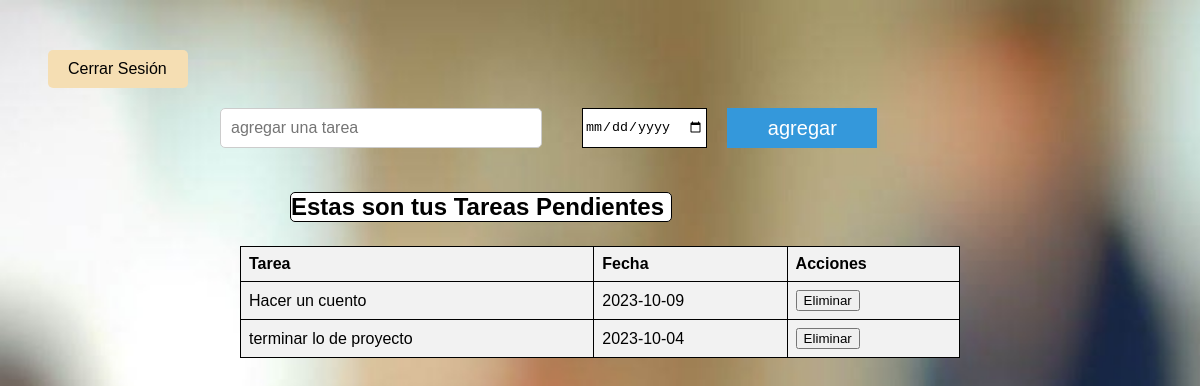
The page /index.php (signed in) on the database its author committed.
### tables this page shows
CREATE TABLE `tareas` (
  `id` int(11) NOT NULL,
  `tarea` varchar(255) NOT NULL,
  `id_usuario` int(11) DEFAULT NULL,
  `fecha` date DEFAULT NULL
);

### index.php (the view, shortened to what this page needs)
<!DOCTYPE html>
<html lang="en">
<head>
    <link rel="stylesheet" href="css/home.css">
</head>
<body>
<?php
    if (empty($_SESSION['name'])) {
        echo '<a href="login.php" class="log">Iniciar Sesión</a>';
    } else {
        echo '<a href="php/cerrarsesion.php" class="log">Cerrar Sesión</a>';
    }
?>
    <div class="container">
        <form action="php/agregarTarea.php" method="post">
            <div class="agregar-tarea">
                <input type="text" class="texto" name="texto" placeholder="agregar una tarea">
                <input type="date" name="fecha">
                <input type="submit" class="boton" value="agregar">
            </div>
        </form>
            <div class="seccion-tarea">
                <h3>Estas son tus Tareas Pendientes </h3>
                <?php
                    include 'php/conexionBD.php';
                    if (!empty($_SESSION['name'])) {
                        $idUsuario = $_SESSION['id'];
                        $sql = "SELECT id, tarea, fecha FROM tareas WHERE id_usuario = $idUsuario";
                        $result = $connec->query($sql);
                        if ($result->num_rows > 0) {
                            echo "<table>";
                            echo "<tr><th>Tarea</th><th>Fecha</th><th>Acciones</th></tr>";
                            while ($row = $result->fetch_assoc()) {
                                echo "<tr>";
                                echo "<td>" . $row['tarea'] . "</td>";
                                echo "<td>" . $row['fecha'] . "</td>";
                                echo "<td><form action='php/eliminarTareas.php' method='post'>";
                                echo "<input type='submit' value='Eliminar'>";
                                echo "</form></td>";
                                echo "</tr>";
                            }
                            echo "</table>";
                        } else {
                            echo "No hay datos disponibles.";
                        }
                    } else {
                        $texto = "Debes iniciar sesión para ver los datos.";
                        echo '<span class="error-message">' . $texto . '</span>';
                    }
                ?>
                    </div>
    </div>
</body>
</html>

### css/home.css (style rules this page uses)
body { background-image:url('../images/fondo.jpg'); background-size: cover; background-repeat: no-repeat; background-attachment: fixed; font-family: 'Prompt', sans-serif; }
.texto { margin: 20px; width: 300px; padding: 10px; border: 1px solid #ccc; border-radius: 5px; font-size: 16px; }
.container { max-width: 80%; width: 800px; height: 600px; margin: 0 auto; }
.seccion-tarea { margin-left: 40px; margin-right: 40px; }
.agregar-tarea { display: flex; }
.boton { background-color: #3498db; color: white; border: none; width: 150px; height: 40px; margin-top: 20px; cursor: pointer; font-size: 20px; }
table { border-collapse: collapse; width: 100%; border: 1px solid black; }
th { background-color: #f2f2f2; border: 1px solid black; padding: 8px; text-align: left; }
td { border: 1px solid black; background-color: #f2f2f2; padding: 8px; }
.log { color: black; text-decoration: none; background-color: wheat; padding: 10px 20px; border-radius: 5px; margin-left: 40px; margin-right: 40px; width: 100px; display: flex; margin-top: 50px; }
h3 { color: black; font-size: 24px; border: 1px solid black; border-radius: 5px; border: 1px solid black; background-color: white; width: 380px; height: auto; margin-left: 50px; }
input[type="date"] { padding: 2px ; margin: 20px; border: 1px solid black; }

### rows shown on the page
tareas: tarea "Hacer un cuento", fecha "2023-10-09"
tareas: tarea "terminar lo de proyecto", fecha "2023-10-04"
